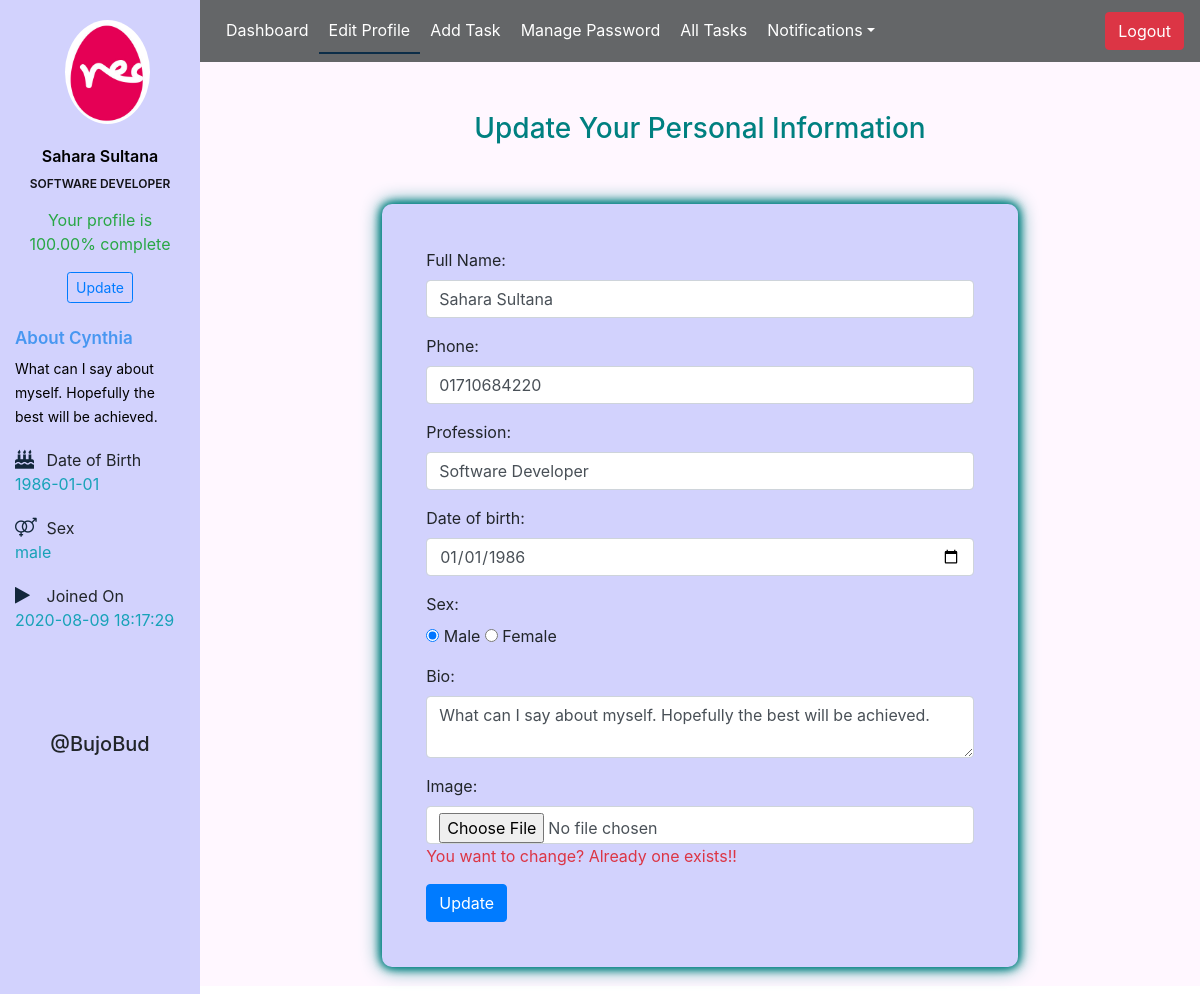
The app's page /user/editprofile.php (signed in) with its own data.
### tables this page shows
CREATE TABLE `user` (
  `id` int(11) NOT NULL,
  `fullname` varchar(255) NOT NULL,
  `email` varchar(255) NOT NULL,
  `phone` varchar(20) DEFAULT NULL,
  `password` varchar(255) NOT NULL,
  `image` text NOT NULL,
  `profession` varchar(128) DEFAULT NULL,
  `dob` varchar(128) DEFAULT NULL,
  `sex` varchar(10) DEFAULT NULL,
  `bio` text,
  `is_verified` tinyint(1) NOT NULL DEFAULT '0',
  `token` text,
  `created_at` datetime DEFAULT NULL,
  `updated_at` datetime DEFAULT NULL
);

### Model/Database.php (called while the page is built, shortened)
<?php
class Database{
    public $db;
    public function __construct()
    {
        $con=new PDO("mysql:host=localhost;dbname=bujobud","root","");
        $con->setAttribute(PDO::ATTR_ERRMODE, PDO::ERRMODE_EXCEPTION);
        if (!isset($this->db)){
            $this->db = $con;
        }
    }
}

### Model/User.php (called while the page is built, shortened)
<?php
include_once 'Database.php';
class User extends Database{
    public function getUserById($id){
        $st = $this->db->prepare("SELECT * FROM user WHERE id=:id");
        $st->bindParam(':id',$id);
        $st->execute();
        $resultSet = $st->fetch(PDO::FETCH_OBJ);
        return $resultSet;
    }
    public function getUserProfileCompletion($id){
        $st = $this->db->prepare("SELECT fullname,email,phone,image,profession,dob,sex,bio FROM user WHERE id=:id");
        $st->bindParam(':id',$id);
        $st->execute();
        $resultSet = $st->fetch(PDO::FETCH_OBJ);
        $count = 0;
        $final = 8-$count;
        $final = $final/8 * 100;
        $final = number_format((float)$final, 2, '.', '');
        return $final.'%';
    }
}

### user/editprofile.php (the view, shortened to what this page needs)
<!DOCTYPE html>
<html lang="en">
<head>
    <link rel="stylesheet" href="../css/bootstrap.min.css">
    <link rel="stylesheet" href="../css/style_updated.css">
    <link rel="stylesheet" href="https://cdnjs.cloudflare.com/ajax/libs/font-awesome/4.7.0/css/font-awesome.css" />
    <link rel="stylesheet" href="profile.css">
</head>
<body>
    <div class="container-fluid">
        <div class=" row profile">
            <div class="col-md-2 sidebar1">
                <?php
                    include 'profile.php' ;
                ?>
            </div>
            <div class="col-md-10 sidebar2">
                <?php include 'navbar.php';?>
                <section id="profile-info">
                    <div class="col-md-8 offset-2">
                        <h3> Update Your Personal Information </h3>
                        <form class="info-form" method="POST" action="update_profile.php" enctype="multipart/form-data">
                            <div class="form-group">
                                <label for="name">Full Name:</label>
                                <input type="text" class="form-control" id="fullname" name="fullname" aria-describedby="fullnameHelp" placeholder="Update Full Name" value="<?php echo $userInfo->fullname ?>">
                            </div>
                            <div class="form-group">
                                <label for="phone">Phone:</label>
                                <input type="text" class="form-control" id="phone" name="phone" aria-describedby="phoneHelp" placeholder="Update Phone Number" value="<?php echo $userInfo->phone ?>">
                            </div>
                            <div class="form-group">
                                <label for="profession">Profession:</label>
                                <input type="text" class="form-control" id="profession" name="profession" aria-describedby="professionHelp" placeholder="Update Profession" value="<?php echo $userInfo->profession?>">
                            </div>
                            <div class="form-group">
                                <label for="dob">Date of birth:</label>
                                <input type="date" class="form-control" id="dob" name="dob" aria-describedby="dobHelp" placeholder="Update Date of Birth" value="<?php echo $userInfo->dob?>">
                            </div>
                            <div class="form-group">
                                <label for="sex">Sex:</label><br>
                                <input type="radio" id="sex_1" name="sex" aria-describedby="sexHelp" value="male" <?php if($userInfo->sex == 'male') echo 'checked'?>> Male
                                <input type="radio" id="sex_2" name="sex" aria-describedby="sexHelp" value="female" <?php if($userInfo->sex == 'female') echo 'checked'?>> Female
                            </div>
                            <div class="form-group">
                                <label for="bio">Bio:</label>
                                <textarea class="form-control" id="bio" name="bio" aria-describedby="bioHelp" placeholder="Update your bio"><?php echo $userInfo->bio?></textarea>
                            </div>
                            <div class="form-group">
                                <label for="image">Image:</label>
                                <input type="file" class="form-control" id="customFile" name="image">
                                <span class="text-danger">You want to change? Already one exists!!</span>
                            </div>
                            <button type="submit" name="submit" class="btn btn-primary">Update</button>
                        </form>
                    </div>
                </section>
</body>
</html>

### user/profile.php
<?php
require_once '../Model/User.php';
$user = new User();
$userInfo = $user->getUserById($_SESSION['id']);
?>
<div class="profile-userpic">
    <img src="../<?php echo $userInfo->image; ?>" class="img-responsive center" alt="">
</div>
<div class="profile-usertitle">
    <div class="profile-usertitle-name">
        <?php echo $userInfo->fullname ?>
    </div>
    <div class="profile-usertitle-job">
        <?php echo $userInfo->profession ?>
    </div>
</div>
<div align="center">
    <p class="text-success">Your profile is <?php echo $user->getUserProfileCompletion($_SESSION['id']); ?> complete</p>
    <a href="editprofile.php" class="btn btn-sm btn-outline-primary">Update</a>
</div>
<div>
    <h4 class="profile-desc-title">About Cynthia</h4>
    <span class="profile-desc-text">
        <?php if(isset($userInfo->bio) || $userInfo->bio != '') {
            echo $userInfo->bio;
        }else{?>
            Nothing added yet
        <?php }?>
    </span>
    <div class="margin-top-20 profile-desc-link">
        <i class="fa fa-birthday-cake"></i> Date of Birth
        <p class="text-info">
            <?php
                if(isset($userInfo->dob) || $userInfo->dob != ''){
                    echo $userInfo->dob;
                }else{
                    echo 'Not added yet';
                }
            ?>
        </p>
    </div>
    <div class="margin-top-20 profile-desc-link">
        <i class="fa fa-venus-mars"></i> Sex
        <p class="text-info">
            <?php
            if(isset($userInfo->sex) || $userInfo->sex != ''){
                echo $userInfo->sex;
            }else{
                echo 'Not added yet';
            }
            ?>
        </p>
    </div>
    <div class="margin-top-20 profile-desc-link">
        <i class="fa fa-play"></i> Joined On
        <p class="text-info">
            <?php
            if(isset($userInfo->created_at) || $userInfo->created_at != ''){
                echo $userInfo->created_at;
            }else{
                echo 'Not added yet';
            }
            ?>
        </p>
    </div>
</div>
<div class="website-details">
    <h5>@BujoBud</h5>
</div>

### css/style_updated.css (style rules this page uses)
.col-md-10 { padding-right: 0; padding-left: 0; }

### user/profile.css (style rules this page uses)
* { margin: 0; padding: 0; }
.sidebar1 { width: 100%; min-height: 100%; background: rgb(210, 210, 253); }
.sidebar2 { margin-bottom: 3%; width: 100%; min-height: 100vh; background-color: rgb(255, 247, 255); }
.profile-userpic img { float: none; margin-top: 20px; margin-left: 50px; width: 50%; height: 50%; -webkit-border-radius: 50% !important; -moz-border-radius: 50% !important; border-radius: 50% !important; }
.profile-usertitle { text-align: center; margin-top: 20px; }
.profile-usertitle-name { color: #000000; font-size: 16px; font-weight: 600; margin-bottom: 7px; }
.profile-usertitle-job { text-transform: uppercase; color: #131318; font-size: 12px; font-weight: 600; margin-bottom: 15px; }
.profile-desc-title { margin-top: 25px; color: #4897f1; font-size: 17px; font-weight: 600; }
.profile-desc-text { color: #000000; font-size: 14px; }
.margin-top-20 { margin-top: 20px!important; }
[class*=" fa-"]:not(.fa-stack), [class*=" glyphicon-"], [class*=" icon-"], [class^=fa-]:not(.fa-stack), [class^=glyphicon-], [class^=icon-] { display: inline-block; line-height: 14px; -webkit-font-smoothing: antialiased; }
.profile-desc-link i { width: 22px; font-size: 19px; color: #13273b; margin-right: 5px; }
.website-details h5 { text-align: center; margin-top: 100px; }
#profile-info h3 { text-align: center; color: teal; padding: 50px; }
.info-form { background: rgb(210, 210, 253); padding: 7%; border-radius: 10px; box-shadow: 0 0 10px teal, 0 0 20px teal, 0 0 10px teal; margin-bottom: 3%; }

### records on screen
user: image (picture), fullname "Sahara Sultana", profession "SOFTWARE DEVELOPER", bio "What can I say about myself. Hopefully the best will be achieved.", dob "1986-01-01", sex "male", created_at "2020-08-09 18:17:29", phone "01710684220", profession "Software Developer", dob "01/01/1986", sex "☑"

### other values on screen
$user->getUserProfileCompletion($_SESSION['id']) "100.00%"
